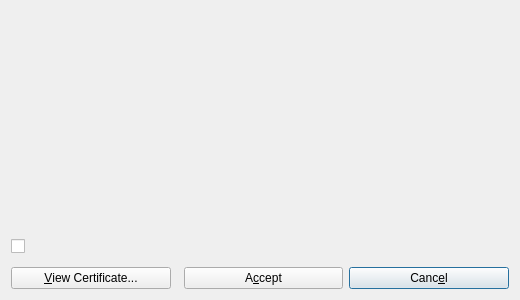
<?xml version="1.0" encoding="UTF-8"?>
<ui version="4.0">
 <class>CertificateWarningDialog</class>
 <widget class="QDialog" name="CertificateWarningDialog">
  <property name="geometry">
   <rect>
    <x>0</x>
    <y>0</y>
    <width>520</width>
    <height>300</height>
   </rect>
  </property>
  <layout class="QVBoxLayout" name="mainLayout">
   <item>
    <layout class="QHBoxLayout" name="topLayout">
     <item alignment="Qt::AlignmentFlag::AlignTop">
      <widget class="QLabel" name="iconLabel"/>
     </item>
     <item>
      <layout class="QVBoxLayout" name="textLayout">
       <item>
        <widget class="QLabel" name="blurbLabel">
         <property name="wordWrap">
          <bool>true</bool>
         </property>
        </widget>
       </item>
       <item>
        <widget class="QLabel" name="trustedLabel">
         <property name="wordWrap">
          <bool>true</bool>
         </property>
        </widget>
       </item>
       <item>
        <widget class="QLabel" name="blurb2Label">
         <property name="wordWrap">
          <bool>true</bool>
         </property>
        </widget>
       </item>
       <item>
        <widget class="QLabel" name="blurb3Label">
         <property name="wordWrap">
          <bool>true</bool>
         </property>
        </widget>
       </item>
      </layout>
     </item>
    </layout>
   </item>
   <item>
    <widget class="QCheckBox" name="stopWarningCheckBox"/>
   </item>
   <item>
    <spacer name="verticalSpacer">
     <property name="orientation">
      <enum>Qt::Orientation::Vertical</enum>
     </property>
    </spacer>
   </item>
   <item>
    <layout class="QHBoxLayout" name="buttonLayout">
     <item>
      <widget class="QPushButton" name="viewCertificateButton">
       <property name="text">
        <string>&amp;View Certificate...</string>
       </property>
      </widget>
     </item>
     <item>
      <spacer name="horizontalSpacer">
       <property name="orientation">
        <enum>Qt::Orientation::Horizontal</enum>
       </property>
      </spacer>
     </item>
     <item>
      <widget class="QPushButton" name="acceptButton">
       <property name="text">
        <string>A&amp;ccept</string>
       </property>
      </widget>
     </item>
     <item>
      <widget class="QPushButton" name="cancelButton">
       <property name="text">
        <string>Canc&amp;el</string>
       </property>
       <property name="default">
        <bool>true</bool>
       </property>
      </widget>
     </item>
    </layout>
   </item>
  </layout>
 </widget>
 <resources/>
 <connections/>
</ui>
